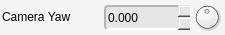
         <widget class="QFrame" name="cameraYaw">
          <property name="minimumSize">
           <size>
            <width>225</width>
            <height>35</height>
           </size>
          </property>
          <property name="maximumSize">
           <size>
            <width>225</width>
            <height>35</height>
           </size>
          </property>
          <property name="styleSheet">
           <string notr="true">background-color: rgb(245, 245, 245);
border-radius: 4px;</string>
          </property>
          <property name="frameShape">
           <enum>QFrame::NoFrame</enum>
          </property>
          <property name="frameShadow">
           <enum>QFrame::Plain</enum>
          </property>
          <property name="lineWidth">
           <number>0</number>
          </property>
          <widget class="QLabel" name="cameraYaw_lbl">
           <property name="geometry">
            <rect>
             <x>2</x>
             <y>2</y>
             <width>100</width>
             <height>30</height>
            </rect>
           </property>
           <property name="sizePolicy">
            <sizepolicy hsizetype="Fixed" vsizetype="Fixed">
             <horstretch>0</horstretch>
             <verstretch>0</verstretch>
            </sizepolicy>
           </property>
           <property name="minimumSize">
            <size>
             <width>100</width>
             <height>30</height>
            </size>
           </property>
           <property name="maximumSize">
            <size>
             <width>100</width>
             <height>30</height>
            </size>
           </property>
           <property name="font">
            <font>
             <weight>50</weight>
             <bold>false</bold>
            </font>
           </property>
           <property name="styleSheet">
            <string notr="true">border-width: 0px;</string>
           </property>
           <property name="text">
            <string>Camera Yaw</string>
           </property>
           <property name="margin">
            <number>1</number>
           </property>
          </widget>
          <widget class="QDoubleSpinBox" name="cameraYaw_value">
           <property name="geometry">
            <rect>
             <x>104</x>
             <y>5</y>
             <width>86</width>
             <height>25</height>
            </rect>
           </property>
           <property name="sizePolicy">
            <sizepolicy hsizetype="Fixed" vsizetype="Fixed">
             <horstretch>0</horstretch>
             <verstretch>0</verstretch>
            </sizepolicy>
           </property>
           <property name="minimumSize">
            <size>
             <width>86</width>
             <height>25</height>
            </size>
           </property>
           <property name="maximumSize">
            <size>
             <width>86</width>
             <height>25</height>
            </size>
           </property>
           <property name="styleSheet">
            <string notr="true">background-color: rgb(230, 230, 230);
border-top-color: rgb(180, 180, 180);
border-left-color: rgb(180, 180, 180);
border-bottom-color: rgb(255, 255, 255);
border-right-color: rgb(255, 255, 255);
border-style: solid;
border-width: 2px;</string>
           </property>
           <property name="frame">
            <bool>false</bool>
           </property>
           <property name="buttonSymbols">
            <enum>QAbstractSpinBox::UpDownArrows</enum>
           </property>
           <property name="decimals">
            <number>3</number>
           </property>
           <property name="minimum">
            <double>-9999.000000000000000</double>
           </property>
           <property name="maximum">
            <double>9999.000000000000000</double>
           </property>
           <property name="singleStep">
            <double>0.050000000000000</double>
           </property>
          </widget>
          <widget class="QDial" name="cameraYaw_dial">
           <property name="geometry">
            <rect>
             <x>192</x>
             <y>2</y>
             <width>30</width>
             <height>30</height>
            </rect>
           </property>
           <property name="sizePolicy">
            <sizepolicy hsizetype="Fixed" vsizetype="Fixed">
             <horstretch>0</horstretch>
             <verstretch>0</verstretch>
            </sizepolicy>
           </property>
           <property name="minimumSize">
            <size>
             <width>30</width>
             <height>30</height>
            </size>
           </property>
           <property name="maximumSize">
            <size>
             <width>30</width>
             <height>30</height>
            </size>
           </property>
           <property name="styleSheet">
            <string notr="true">border-width: 0px;</string>
           </property>
           <property name="minimum">
            <number>-10000</number>
           </property>
           <property name="maximum">
            <number>10000</number>
           </property>
          </widget>
         </widget>
